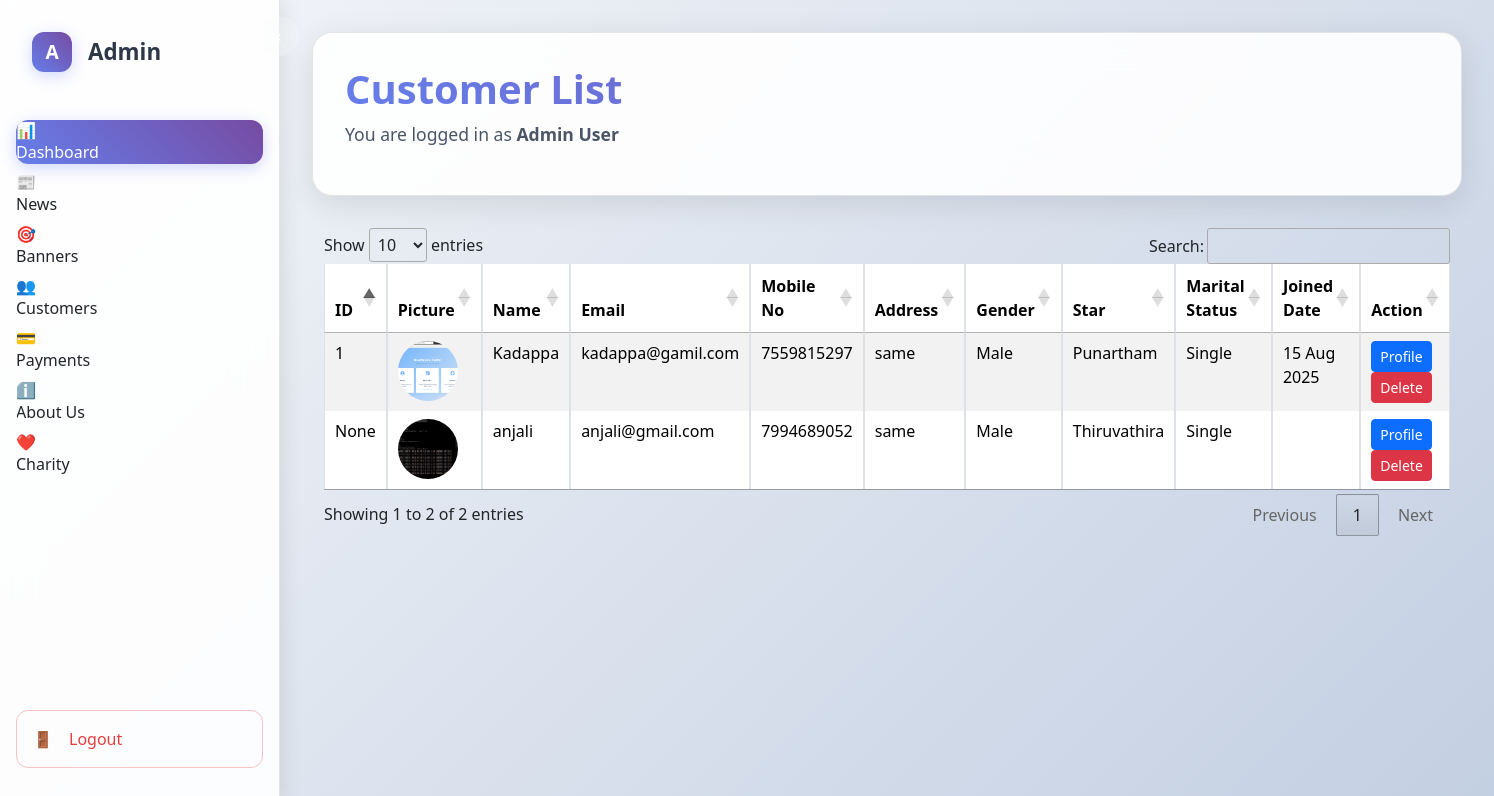
/customers/ (signed in), run on an earlier commit of the app's database.
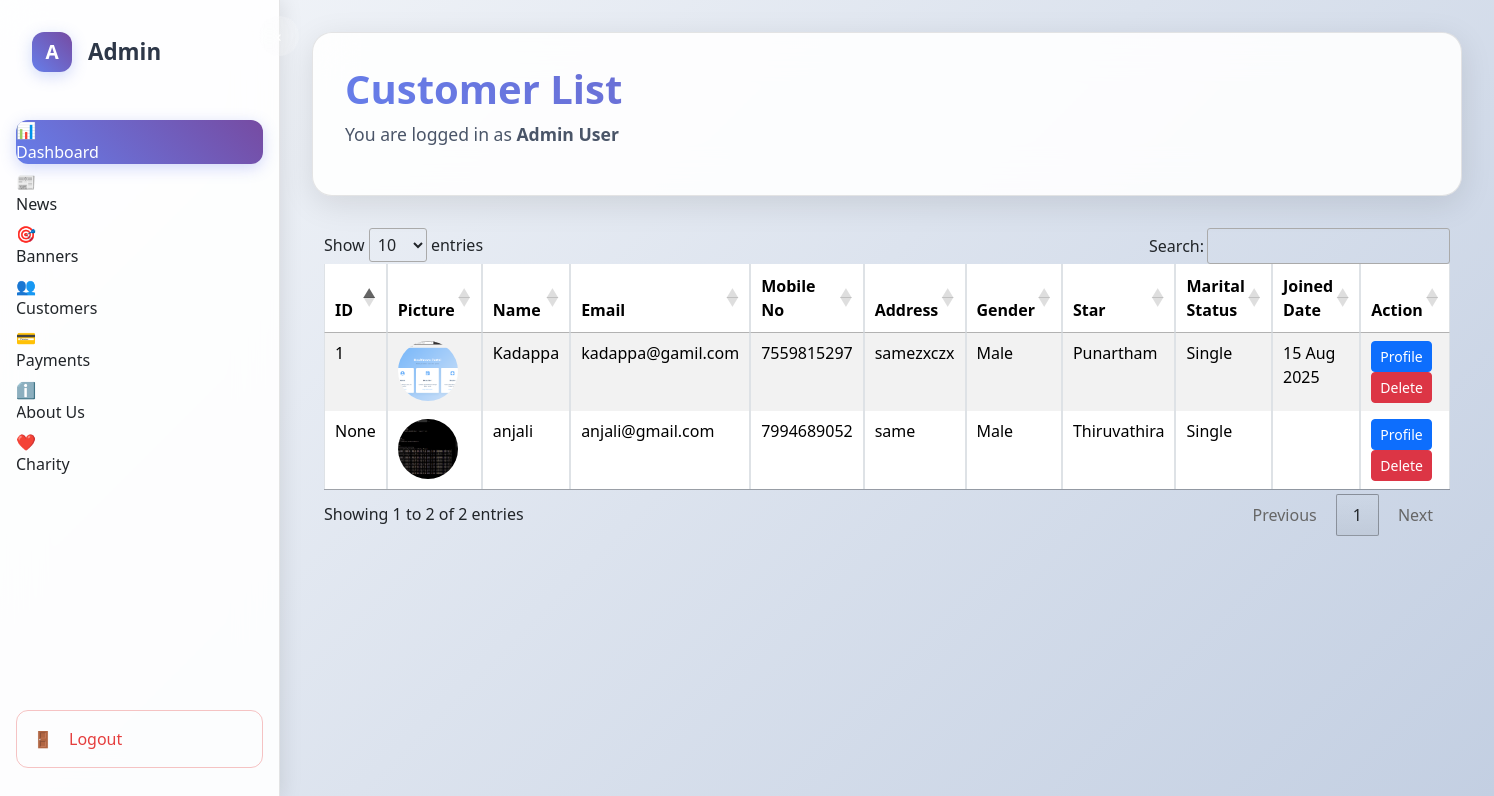
And on a later commit of the database.
### accounts/models.py (models this page shows, shortened)
class Customer(models.Model):
    user = models.OneToOneField(User, related_name="customer_profile", on_delete=models.CASCADE, blank=True, null=True)
    CASTE_CHOICES = (
        ("Mudaliar", "Mudaliar"),
        ("Chetty", "Chetty"),
        ("Devanga", "Devanga"),
        ("Ezhavas_Thiyas", "Ezhavas & Thiyas"),
        ("Thandan", "Thandan"),
    )
    MARITAL_STATUS_CHOICES = (
        ("Single", "Single"),
        ("Divorced", "Divorced"),
    )
    STAR_CHOICES = (
        ("Aswathi", "Aswathi"),
        ("Bharani", "Bharani"),
        ("Karthika", "Karthika"),
        ("Rohini", "Rohini"),
        ("Makayiram", "Makayiram"),
        ("Thiruvathira", "Thiruvathira"),
        ("Punartham", "Punartham"),
        ("Pooyam", "Pooyam"),
        ("Aayilyam", "Aayilyam"),
        ("Makam", "Makam"),
        ("Pooram", "Pooram"),
        ("Uthram", "Uthram"),
        ("Atham", "Atham"),
        ("Chittira", "Chittira"),
        ("Chothi", "Chothi"),
        ("Vishakam", "Vishakam"),
        ("Anizham", "Anizham"),
        ("Thiruketta", "Thiruketta"),
        ("Moolam", "Moolam"),
        ("Pooradam", "Pooradam"),
        ("Uthradam", "Uthradam"),
        ("Thiruvonam", "Thiruvonam"),
        ("Avittam", "Avittam"),
        ("Chathayam", "Chathayam"),
        ("Pooruruttathi", "Pooruruttathi"),
        ("Uthrattathi", "Uthrattathi"),
        ("Revathi", "Revathi"),
    )
    father_name = models.CharField(max_length=256, blank=True, null=True)
    age = models.IntegerField(blank=True, null=True)
    gender = models.CharField(max_length=256, blank=True, null=True)
    contact_no = models.CharField(max_length=10, blank=True, null=True)
    description = models.CharField(max_length=256, blank=True, null=True)
    profile_image = models.ImageField(upload_to="profile_images/", null=True, blank=True)
    id_proof = models.CharField(max_length=256, blank=True, null=True)
    address = models.CharField(max_length=300, blank=True, null=True)
    star = models.CharField(max_length=50, choices=STAR_CHOICES, blank=True, null=True)
    married_sisters = models.CharField(max_length=250, blank=True, null=True)
    married_brothers = models.CharField(max_length=250, blank=True, null=True)
    no_sisters = models.CharField(max_length=250, blank=True, null=True)
    no_brothers = models.CharField(max_length=250, blank=True, null=True)
    mother_job = models.CharField(max_length=250, blank=True, null=True)
    father_job = models.CharField(max_length=250, blank=True, null=True)
    mother_name = models.CharField(max_length=250, blank=True, null=True)
    landline_no = models.IntegerField(blank=True, null=True)
    year = models.CharField(max_length=250, blank=True, null=True)
    school = models.CharField(max_length=250, blank=True, null=True)
    education = models.CharField(max_length=250, blank=True, null=True)
    income = models.CharField(max_length=250, blank=True, null=True)
    job_city = models.CharField(max_length=250, blank=True, null=True)
    job_department = models.CharField(max_length=250, blank=True, null=True)
    company = models.CharField(max_length=250, blank=True, null=True)
    job = models.CharField(max_length=250, blank=True, null=True)
    caste = models.CharField(max_length=250, choices=CASTE_CHOICES, blank=True, null=True)
    marital_status = models.CharField(max_length=50, choices=MARITAL_STATUS_CHOICES, blank=True, null=True)
    physical_condition = models.CharField(max_length=250, blank=True, null=True)
    weight = models.CharField(max_length=250, blank=True, null=True)
    complexion = models.CharField(max_length=250, blank=True, null=True)
    height = models.CharField(max_length=250, blank=True, null=True)
    time_birth = models.CharField(max_length=250, blank=True, null=True)
    place_birth = models.CharField(max_length=250, blank=True, null=True)
    dob = models.CharField(max_length=250, blank=True, null=True)
    district = models.CharField(max_length=250, blank=True, null=True)
    city = models.CharField(max_length=250, blank=True, null=True)
    post = models.CharField(max_length=250, blank=True, null=True)
    pin_code = models.CharField(max_length=250, blank=True, null=True)
    street = models.CharField(max_length=250, blank=True, null=True)
    house_name = models.CharField(max_length=250, blank=True, null=True)
    STATUS_CHOICES = (
        (0, "Pending"),
        (1, "Approved"),
    )
    status = models.IntegerField(choices=STATUS_CHOICES, default=0)
    is_active= models.BooleanField(default=True)
    created = models.DateTimeField(auto_now_add=True, blank=True, null=True)
    updated = models.DateTimeField(auto_now=True, blank=True, null=True)
    dosham = models.CharField(max_length=50, blank=True, null=True)

class User(AbstractUser):
    is_superadmin = models.BooleanField(default=False)
    is_customer = models.BooleanField(default=False)

### accounts/views.py (the view)
# urls.py: path('customers/', views.customer_list, name='customer-list'),
@login_required
def customer_list(request):
    customers = Customer.objects.select_related('user').all()  # fetch related user
    return render(request, 'super_admin/customers.html', {'customers': customers})

### templates/super_admin/customers.html (shortened to what this page needs)
<!DOCTYPE html>
<html lang="en">
<head>
</head>
<body>
    <div class="dashboard-container">
        <aside class="sidebar" id="sidebar">
            <button class="toggle-btn" onclick="toggleSidebar()">
                <span id="toggle-icon">‹</span>
            </button>
            <div class="sidebar-header">
                <div class="logo">A</div>
                <span class="logo-text">Admin</span>
            </div>
            <nav role="navigation">
                <ul class="nav-menu">
                    <li class="nav-item">
                        <a href="/super-admin/dashboard/" class="nav-link active" onclick="setActive(this)">
                            <span class="nav-icon">📊</span>
                            <span class="nav-text">Dashboard</span>
                        </a>
                    </li>
                    <li class="nav-item">
                        <a href="/news/" class="nav-link" onclick="setActive(this)">
                            <span class="nav-icon">📰</span>
                            <span class="nav-text">News</span>
                        </a>
                    </li>
                    <li class="nav-item">
                        <a href="/banners/" class="nav-link" onclick="setActive(this)">
                            <span class="nav-icon">🎯</span>
                            <span class="nav-text">Banners</span>
                        </a>
                    </li>
                    <li class="nav-item">
                        <a href="/customers/" class="nav-link" onclick="setActive(this)">
                            <span class="nav-icon">👥</span>
                            <span class="nav-text">Customers</span>
                        </a>
                    </li>
                    <li class="nav-item">
                        <a href="#" class="nav-link" onclick="setActive(this)">
                            <span class="nav-icon">💳</span>
                            <span class="nav-text">Payments</span>
                        </a>
                    </li>
                    <li class="nav-item">
                        <a href="/about-us/" class="nav-link" onclick="setActive(this)">
                            <span class="nav-icon">ℹ️</span>
                            <span class="nav-text">About Us</span>
                        </a>
                    </li>
                    <li class="nav-item">
                        <a href="#" class="nav-link" onclick="setActive(this)">
                            <span class="nav-icon">❤️</span>
                            <span class="nav-text">Charity</span>
                        </a>
                    </li>
                </ul>
            </nav>
            <div class="logout-section">
                <a href="#" class="logout-link" onclick="confirmLogout(event)">
                    <span class="nav-icon">🚪</span>
                    <span class="nav-text">Logout</span>
                </a>
            </div>
        </aside>
        <main class="main-content">
            <div class="header">
                <h1>Customer List</h1>
                <p>You are logged in as <strong>Admin User</strong></p>
            </div>
            <div class="container mt-4">
                <table id="customerTable" class="table table-striped table-bordered">
                    <thead>
                        <tr>
                            <th>ID</th>
                            <th>Picture</th>
                            <th>Name</th>
                            <th>Email</th>
                            <th>Mobile No</th>
                            <th>Address</th>
                            <th>Gender</th>
                            <th>Star</th>
                            <th>Marital Status</th>
                            <th>Joined Date</th>
                            <th>Action</th>
                        </tr>
                    </thead>
                    <tbody>
                        {% for customer in customers %}
                        <tr>
                            <td>{{ customer.id_proof }}</td>
                            <td>
                                {% if customer.profile_image %}
                                <img src="{{ customer.profile_image.url }}" alt="{{ customer.user.get_full_name }}"
                                    style="width: 60px; height: 60px; object-fit: cover; border-radius: 50%;">
                                {% else %}
                                No Image
                                {% endif %}
                            </td>
                            <td>{{ customer.user.get_full_name }}</td>
                            <td>{{ customer.user.email }}</td>
                            <td>{{ customer.contact_no }}</td>
                            <td>{{ customer.address }}</td>
                            <td>{{ customer.gender }}</td>
                            <td>{{ customer.star }}</td>
                            <td>{{ customer.marital_status }}</td>
                            <td>{{ customer.created|date:"d M Y" }}</td>
                            <td>
                               <a href="{% url 'customer_detail' customer.id %}" class="btn btn-primary btn-sm">Profile</a>
                                <a href="" class="btn btn-sm btn-danger">Delete</a>
                            </td>
                        </tr>
                        {% endfor %}
                    </tbody>
                </table>
            </div>
        </main>
<link href="https://cdn.jsdelivr.net/npm/bootstrap@5.3.3/dist/css/bootstrap.min.css" rel="stylesheet">
        <link rel="stylesheet" href="https://cdn.datatables.net/1.13.5/css/jquery.dataTables.min.css">
</body>
</html>

### templates/super_admin/customers.html (style rules this page uses)
* { margin: 0; padding: 0; box-sizing: border-box; }
body { font-family: 'Segoe UI', Tahoma, Geneva, Verdana, sans-serif; background: linear-gradient(135deg, #f5f7fa 0%, #c3cfe2 100%); min-height: 100vh; overflow-x: hidden; }
.dashboard-container { display: flex; min-height: 100vh; }
.sidebar { width: 280px; background: rgba(255, 255, 255, 0.9); backdrop-filter: blur(20px); border-right: 1px solid rgba(0, 0, 0, 0.1); padding: 2rem 0; position: fixed; height: 100vh; z-index: 1000; transition: all 0.3s ease; box-shadow: 2px 0 20px rgba(0, 0, 0, 0.1); }
.sidebar-header { padding: 0 2rem; margin-bottom: 3rem; display: flex; align-items: center; gap: 1rem; }
.logo { width: 40px; height: 40px; background: linear-gradient(45deg, #667eea, #764ba2); border-radius: 12px; display: flex; align-items: center; justify-content: center; color: white; font-weight: bold; font-size: 1.2rem; box-shadow: 0 4px 15px rgba(102, 126, 234, 0.3); }
.logo-text { color: #2d3748; font-size: 1.4rem; font-weight: 600; transition: opacity 0.3s ease; }
.nav-menu { list-style: none; padding: 0 1rem; }
.nav-item { margin-bottom: 0.5rem; }
.nav-link { display: flex; align-items: center; gap: 1rem; padding: 1rem; color: #4a5568; text-decoration: none; border-radius: 12px; transition: all 0.3s ease; position: relative; overflow: hidden; }
.nav-link.active { background: linear-gradient(45deg, #667eea, #764ba2); color: white; box-shadow: 0 4px 15px rgba(102, 126, 234, 0.3); }
.nav-icon { width: 20px; height: 20px; display: flex; align-items: center; justify-content: center; }
.nav-text { transition: opacity 0.3s ease; }
.logout-section { position: absolute; bottom: 2rem; left: 1rem; right: 1rem; }
.logout-link { display: flex; align-items: center; gap: 1rem; padding: 1rem; color: #e53e3e; text-decoration: none; border-radius: 12px; transition: all 0.3s ease; border: 1px solid rgba(229, 62, 62, 0.3); }
.main-content { flex: 1; margin-left: 280px; padding: 2rem; transition: margin-left 0.3s ease; }
.header { background: rgba(255, 255, 255, 0.9); backdrop-filter: blur(20px); border-radius: 20px; padding: 2rem; margin-bottom: 2rem; border: 1px solid rgba(0, 0, 0, 0.1); box-shadow: 0 8px 32px rgba(0, 0, 0, 0.1); }
.header h1 { color: #2d3748; font-size: 2.5rem; font-weight: 700; margin-bottom: 0.5rem; background: linear-gradient(45deg, #667eea, #764ba2); -webkit-background-clip: text; -webkit-text-fill-color: transparent; background-clip: text; }
.header p { color: #4a5568; font-size: 1.1rem; }
.toggle-btn { position: absolute; top: 1rem; right: -20px; width: 40px; height: 40px; background: rgba(255, 255, 255, 0.1); backdrop-filter: blur(20px); border: none; border-radius: 50%; color: white; cursor: pointer; display: flex; align-items: center; justify-content: center; transition: all 0.3s ease; z-index: 1001; }

What changed in the data, as far as the page shows it:
changed Customer "Punartham": address "same" → "samezxczx"
